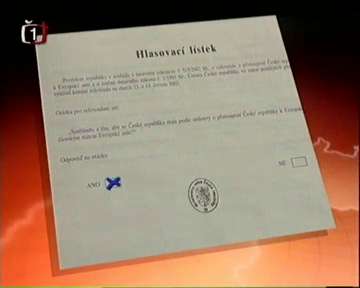
#> input picture frame 30 of cv08/cv08_video.mp4, 360 x 288 px
$ python cv08.py
#> lines starting #> are read from the running program, lines starting #| are printed output that depends on the picture
import cv2
import numpy as np
import matplotlib.pyplot as plt

cap = cv2.VideoCapture("cv08/cv08_video.mp4")
frame_count = int(cap.get(cv2.CAP_PROP_FRAME_COUNT))

sub_sum = []
sum_sub = []
hist = []
dct = []

segment_boundaries = [(209, 210), (269, 270)]

ret, prev_frame = cap.read()
#> prev_frame is the input picture: shape (288, 360, 3); mean B, G, R 102.7, 123.8, 151.3
gray_prev_frame = cv2.cvtColor(prev_frame, cv2.COLOR_BGR2GRAY)
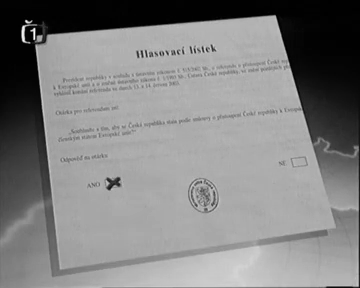
#> gray_prev_frame: shape (288, 360); min 0, max 254, mean 129.6

def calc_sub_sum(frame, prev_frame):
    frame = frame.astype(int)
    prev_frame = prev_frame.astype(int)
    return abs(np.sum(frame) - np.sum(prev_frame))

def calc_sum_sub(frame, prev_frame):
    frame = frame.astype(int)
    prev_frame = prev_frame.astype(int)
    return np.sum(np.abs(frame - prev_frame))

def calc_hist(frame, prev_frame):
    hist_frame = cv2.calcHist([frame], [0], None, [256], [0, 256])
    hist_prev_frame = cv2.calcHist([prev_frame], [0], None, [256], [0, 256])
    return np.sum(np.abs(hist_frame - hist_prev_frame))

def calc_dct(frame, prev_frame):
    frame = frame.astype(float)
    prev_frame = prev_frame.astype(float)
    dct_frame = np.log(np.abs(cv2.dct(frame).flatten()))
    dct_frame_features = sorted(dct_frame, reverse=True)[:5]

    dct_prev_frame = np.log(np.abs(cv2.dct(prev_frame).flatten()))
    dct_prev_frame_features = sorted(dct_prev_frame, reverse=True)[:5]

    return np.sum(np.abs(np.array(dct_frame_features) - np.array(dct_prev_frame_features)))

for i in range(1, frame_count):
    ret, frame = cap.read()
    gray_frame = cv2.cvtColor(frame, cv2.COLOR_BGR2GRAY)

    sub_sum.append(
        calc_sub_sum(gray_frame, gray_prev_frame)
    )

    sum_sub.append(
        calc_sum_sub(gray_frame, gray_prev_frame)
    )

    hist.append(
        calc_hist(gray_frame, gray_prev_frame)
    )

    dct.append(
        calc_dct(gray_frame, gray_prev_frame)
    )

    gray_prev_frame = gray_frame

cap.release()

def plot_boundaries():
    plt.axvline(x=segment_boundaries[0][0], color="r", linestyle="--", label="Segment boundaries")
    plt.axvline(x=segment_boundaries[1][0], color="r", linestyle="--")

plt.figure(figsize=(10, 5))

plt.subplot(2, 2, 1)
plt.plot(sub_sum, label="SUB SUM")
plt.title("#1 SUB SUM")
plot_boundaries()
plt.legend()

plt.subplot(2, 2, 2)
plt.plot(sum_sub, label="SUM SUB")
plt.title("#2 SUM SUB")
plot_boundaries()
plt.legend()

plt.subplot(2, 2, 3)
plt.plot(hist, label="HIST")
plt.title("#3 HIST")
plot_boundaries()
plt.legend()

plt.subplot(2, 2, 4)
plt.plot(dct, label="DCT")
plt.title("#4 DCT")
plot_boundaries()
plt.legend()

plt.show()

t = [x for x in range(1, frame_count)]

cap = cv2.VideoCapture('cv08/cv08_video.mp4')
for i in range(1, frame_count):
    ret, frame = cap.read()
    rgb = cv2.cvtColor(frame, cv2.COLOR_BGR2RGB)
    plt.imshow(rgb, aspect="auto", extent=[min(t), max(t), min(sub_sum), max(sub_sum)])
    plot_boundaries()
    plt.plot(t, sub_sum, linewidth=2, color="b")
    plt.axvline(x=i, linewidth=2, color="g")
    plt.axis([min(t), max(t), min(sub_sum), max(sub_sum)])
    plt.pause(0.001)
    plt.clf()

cap.release()
plt.close()

$ run again, starting later in the video
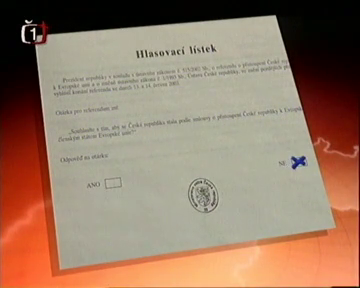
#> input picture frame 136 of cv08/cv08_video.mp4, 360 x 288 px
#> prev_frame is the input picture: shape (288, 360, 3); mean B, G, R 103.4, 124, 152

$ run again, starting later in the video
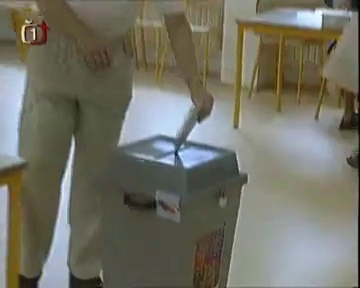
#> input picture frame 243 of cv08/cv08_video.mp4, 360 x 288 px
#> prev_frame is the input picture: shape (288, 360, 3); mean B, G, R 100.5, 112.9, 114.1
